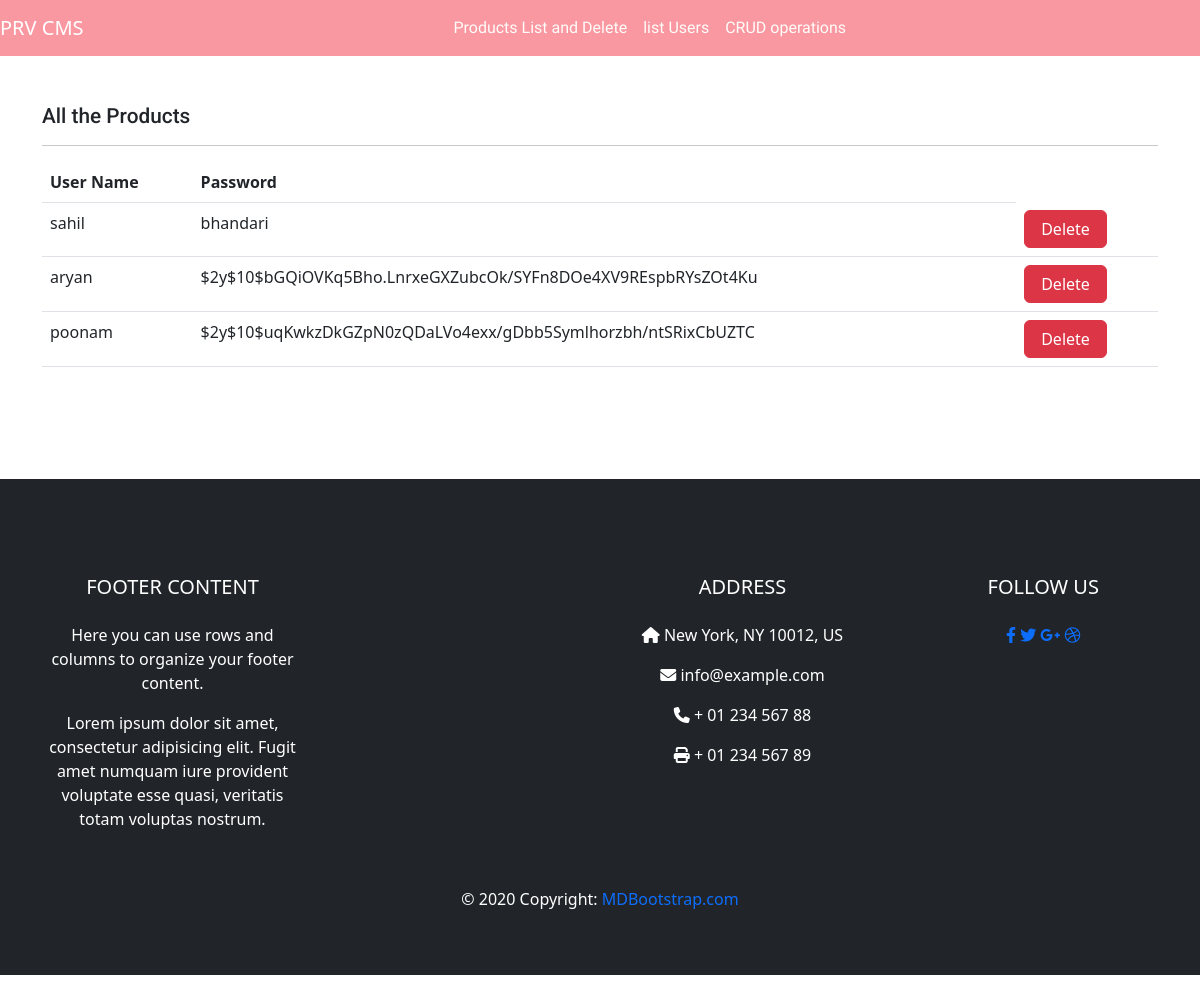
Page /cms/user.php on the committed database.
### tables this page shows
CREATE TABLE `user` (
  `user_id` int(11) NOT NULL,
  `username` varchar(100) NOT NULL,
  `password` varchar(100) NOT NULL,
  `register_date` datetime DEFAULT NULL
);

### cms/database/DBController.php (called while the page is built, shortened)
<?php
class DBController
{
  protected $SERVER ='localhost';
  protected $USER='root';
  protected $PASSWORD='';
  protected $DB='ecommerce';
  public function __construct(){
    $this->conn = mysqli_connect($this->SERVER,$this->USER,$this->PASSWORD,$this->DB);
  }
}
?>

### cms/functions.php (called while the page is built)
<?php
require('./database/DBController.php');
require('./database/Product.php');
$db =new DBController();
$product = new Product($db);
?>

### cms/database/Product.php (called while the page is built, shortened)
<?php
class Product
{
  public $db =null;
  public function __construct(DBController $db)
  {
    $this->db = $db;
  }
  public function getData($table='product'){
    $result =$this->db->conn->query("SELECT * FROM ($table)  " );
    $resultArray =array();
    while ($item = mysqli_fetch_assoc($result)){
      $resultArray[]=$item;
    }
    return $resultArray;
  }
}
?>

### cms/user.php (the view, shortened to what this page needs)
<!DOCTYPE html>
<html lang="en">
  <head>
    <link
      rel="stylesheet"
      href="https://cdnjs.cloudflare.com/ajax/libs/OwlCarousel2/2.3.4/assets/owl.carousel.min.css"
    />
    <link
      rel="stylesheet"
      href="https://cdnjs.cloudflare.com/ajax/libs/OwlCarousel2/2.3.4/assets/owl.theme.default.min.css"
    />
    <link
      href="https://cdn.jsdelivr.net/npm/bootstrap@5.2.0-beta1/dist/css/bootstrap.min.css"
      rel="stylesheet"
    />
    <link
      rel="stylesheet"
      href="https://cdnjs.cloudflare.com/ajax/libs/font-awesome/6.1.1/css/all.min.css"
    />
    <link rel="stylesheet" href="../style.css" />
    <link
      rel="stylesheet"
      href="https://cdnjs.cloudflare.com/ajax/libs/font-awesome/6.1.1/css/all.min.css"
    />
    <?php require('./functions.php');
    ob_start();  ?>
  </head>
  <body>
    <header id="header">
      <nav class="navbar navbar-expand-lg navbar-dark color-primary-bg">
        <a class="navbar-brand" href="#">PRV CMS</a>
        <div class="collapse navbar-collapse" id="navbarSupportedContent">
          <ul class="navbar-nav m-auto font-urban">
            <li class="nav-item active">
              <a class="nav-link color-baby-white" href="cms.php"
                >Products List and Delete<span class="sr-only">(current)</span></a
              >
            </li>
            <li class="nav-item">
              <a class="nav-link color-baby-white" href="user.php"
                >list Users</a>
            </li>
            <li class="nav-item">
              <a class="nav-link color-baby-white" href="upload.php">CRUD operations</a>
            </li>
          </ul>
        </div>
      </nav>
    </header>
    <main>
      <?php
$product_shuffle = $product->getData('user');
?>
      <div class="container py-5">
        <h4 class="font-roboto font-size-20">All the Products</h4>
        <hr>
          <table class="table">
  <thead>
    <tr>
      <th scope="col">User Name</th>
      <th scope="col">Password</th>
    </tr>
  </thead>
  <tbody>
    <?php foreach($product_shuffle as $item): ?>
  <tr>
      <td><?php echo $item['username'] ?></td>
      <td><?php echo $item['password'] ?></td>
      <td>
         <form method='POST'>
                  <button type="submit" class="btn font-baloo btn-danger px-3 border-right" name='delete-cart-submit'>Delete</button>
          </form>
      </td>
    </tr>
  <?php  endforeach;?>
  </tbody>
</table>
      </div>
    </main>
    <?php
include('../footer.php');
?>
  </body>
</html>

### style.css (style rules this page uses)
button, button:focus { outline: none !important; box-shadow: none !important; }
a { text-decoration: none; }
.font-roboto { font-family: "Roboto", sans-serif; }
.font-urban { font-family: "Urbanist", sans-serif; }
.font-size-20 { font-size: 1.3rem; }
.color-primary-bg { background-color: #fa98a2; }
.color-baby-white { color: #fffcf9; }

### rows in the picture
user: username "sahil", password "bhandari"
user: username "aryan", password "$2y$10$bGQiOVKq5Bho.LnrxeGXZubcOk/SYFn8DOe4XV9REspbRYsZOt4Ku"
user: username "poonam", password "$2y$10$uqKwkzDkGZpN0zQDaLVo4exx/gDbb5Symlhorzbh/ntSRixCbUZTC"
